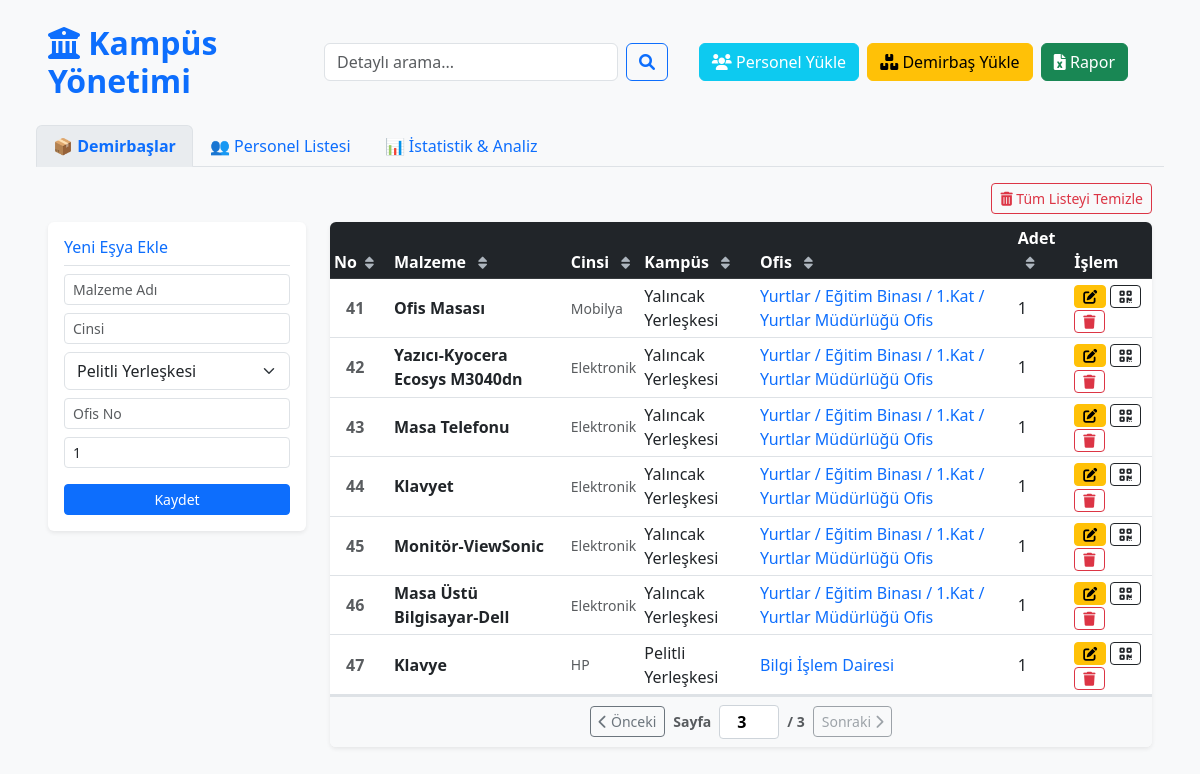
Page /?sayfa_d=3&sayfa_p=1&q=&tab=demirbas on the earlier database version.
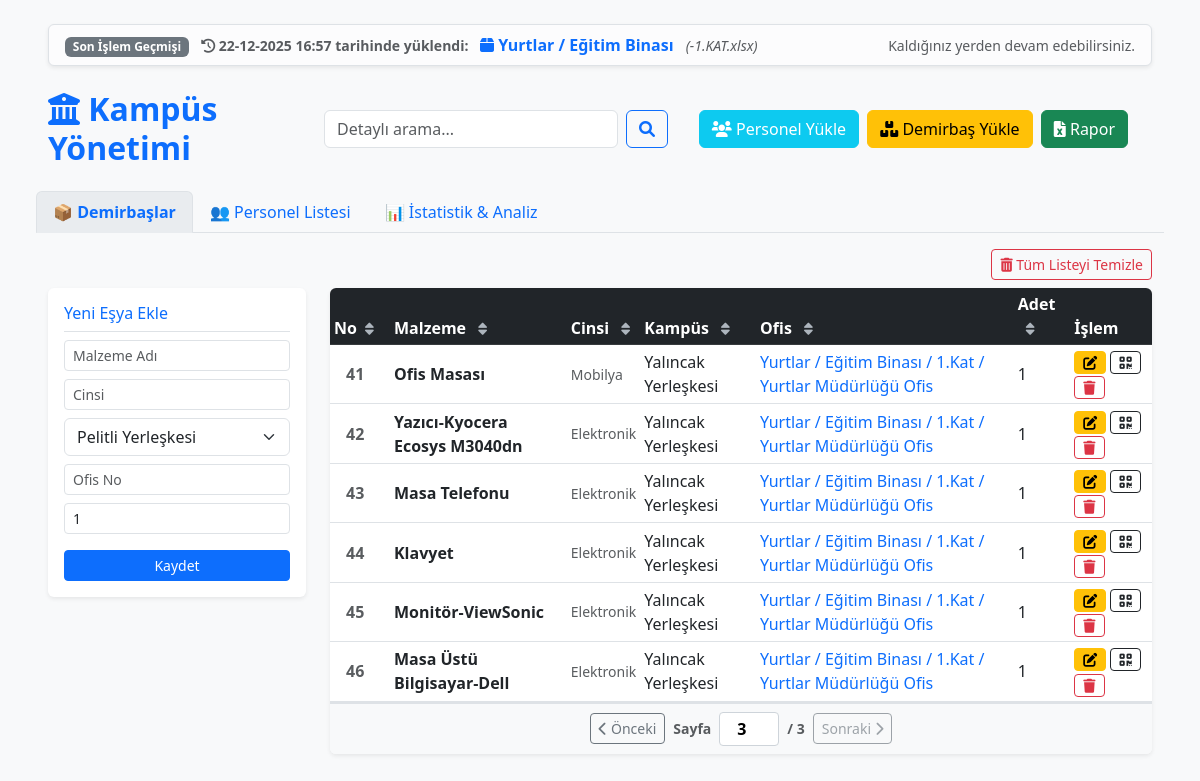
Same page on the later database version.
### tables this page shows
CREATE TABLE demirbaslar (
            id INTEGER PRIMARY KEY AUTOINCREMENT,
            ad TEXT NOT NULL,
            konum TEXT NOT NULL,
            adet INTEGER NOT NULL,
            tarih TEXT NOT NULL
        , personel TEXT, kampus TEXT, cinsi TEXT);

CREATE TABLE yukleme_gecmisi (
            id INTEGER PRIMARY KEY AUTOINCREMENT,
            dosya_adi TEXT,
            hedef_konum TEXT,
            tur TEXT,
            tarih TEXT
        );

### app.py (the view, shortened to what this page needs)
@app.route('/')
def index():
    aktif_tab = request.args.get('tab', 'demirbas')
    arama_terimi = request.args.get('q', '')
    analiz_turu = request.args.get('analiz_turu', 'demirbas')
    ist_malzeme = request.args.get('ist_malzeme', '')
    ist_kampus = request.args.get('ist_kampus', '')
    ist_konum = request.args.get('ist_konum', '')
    ist_p_ad = request.args.get('ist_p_ad', '')
    ist_p_birim = request.args.get('ist_p_birim', '')
    ist_p_kampus = request.args.get('ist_p_kampus', '')
    ist_p_ofis = request.args.get('ist_p_ofis', '')
    sayfa_d = request.args.get('sayfa_d', 1, type=int)
    sayfa_p = request.args.get('sayfa_p', 1, type=int)
    limit = 20
    offset_d = (sayfa_d - 1) * limit
    offset_p = (sayfa_p - 1) * limit
    conn = baglanti_kur()
    cur = conn.cursor()
    d_sql = "SELECT * FROM demirbaslar"
    d_c_sql = "SELECT COUNT(*) FROM demirbaslar"
    d_p = []
    if arama_terimi and aktif_tab == 'demirbas':
        t = f"%{turkce_normalize(arama_terimi)}%"
        f = " WHERE NORMALIZE(ad) LIKE ? OR NORMALIZE(konum) LIKE ? OR NORMALIZE(kampus) LIKE ?"
        d_sql += f; d_c_sql += f; d_p = [t, t, t]
    cur.execute(d_c_sql, d_p)
    total_d = cur.fetchone()[0]
    total_pages_d = (total_d + limit - 1) // limit
    d_sql += " ORDER BY id DESC LIMIT ? OFFSET ?"
    d_p.extend([limit, offset_d])
    cur.execute(d_sql, d_p)
    demirbaslar = cur.fetchall()
    p_sql = "SELECT * FROM personeller"
    p_c_sql = "SELECT COUNT(*) FROM personeller"
    p_p = []
    if arama_terimi and aktif_tab == 'personel':
        t = f"%{turkce_normalize(arama_terimi)}%"
        f = " WHERE NORMALIZE(ad_soyad) LIKE ? OR NORMALIZE(ofis) LIKE ? OR NORMALIZE(birimi) LIKE ?"
        p_sql += f; p_c_sql += f; p_p = [t, t, t]
    cur.execute(p_c_sql, p_p)
    total_p = cur.fetchone()[0]
    total_pages_p = (total_p + limit - 1) // limit
    p_sql += " ORDER BY ofis ASC LIMIT ? OFFSET ?"
    p_p.extend([limit, offset_p])
    cur.execute(p_sql, p_p)
    personeller = cur.fetchall()
    analiz_sonuclari = []
    analiz_toplam = 0
    try:
        cur.execute("SELECT * FROM yukleme_gecmisi ORDER BY id DESC LIMIT 1")
        son_yukleme = cur.fetchone()
    except:
        son_yukleme = None
    conn.close()
    return render_template('index.html',
                           demirbaslar=demirbaslar, personeller=personeller,
                           analiz_sonuclari=analiz_sonuclari, analiz_toplam=analiz_toplam, analiz_turu=analiz_turu,
                           yerleskeler=YERLESKELER, arama_terimi=arama_terimi, aktif_tab=aktif_tab,
                           sayfa_d=sayfa_d, toplam_sayfa_demirbas=total_pages_d,
                           sayfa_p=sayfa_p, toplam_sayfa_personel=total_pages_p,
                           ist_malzeme=ist_malzeme, ist_kampus=ist_kampus, ist_konum=ist_konum,
                           ist_p_ad=ist_p_ad, ist_p_birim=ist_p_birim, ist_p_kampus=ist_p_kampus, ist_p_ofis=ist_p_ofis,
                           son_yukleme=son_yukleme)

### app.py (called while the page is built)
def baglanti_kur():
    conn = sqlite3.connect(DB_NAME)
    conn.row_factory = sqlite3.Row
    conn.create_function("NORMALIZE", 1, turkce_normalize)
    return conn

### templates/index.html (shortened to what the changed rows need)
<!DOCTYPE html>
<html lang="tr">
<head>
    <link href="https://cdn.jsdelivr.net/npm/bootstrap@5.3.0/dist/css/bootstrap.min.css" rel="stylesheet">
    <link rel="stylesheet" href="https://cdnjs.cloudflare.com/ajax/libs/font-awesome/6.0.0/css/all.min.css">
</head>
<body class="bg-light">
<div class="container-fluid px-5 mt-4">
    {% if son_yukleme %}
    <div class="alert alert-light border shadow-sm d-flex align-items-center justify-content-between py-2 mb-4">
        <div>
            <span class="badge bg-secondary me-2">Son İşlem Geçmişi</span>
            <small class="text-muted fw-bold">
                <i class="fas fa-history"></i> {{ son_yukleme.tarih }} tarihinde yüklendi:
            </small>
            <span class="text-primary fw-bold mx-2">
                {% if son_yukleme.tur == 'Demirbaş' %}
                    <i class="fas fa-box"></i> {{ son_yukleme.hedef_konum }}
                {% else %}
                    <i class="fas fa-users"></i> {{ son_yukleme.hedef_konum }}
                {% endif %}
            </span>
            <small class="text-muted fst-italic">({{ son_yukleme.dosya_adi }})</small>
        </div>
        <small class="text-muted">Kaldığınız yerden devam edebilirsiniz.</small>
    </div>
    {% endif %}
    <div class="row align-items-center mb-4">
    <div class="row align-items-center mb-4">
        <div class="col-md-3"><h2 class="text-primary fw-bold mb-0"><i class="fas fa-university"></i> Kampüs Yönetimi</h2></div>
    </div>
    <div class="tab-content" id="myTabContent">
        <div class="tab-pane fade" id="demirbas">
            <div class="row">
                <div class="col-md-9">
                    <div class="card p-0 shadow-sm border-0 overflow-hidden"> <div class="table-responsive-custom">
                            <table class="table table-hover table-sm align-middle mb-0" id="demirbasTablosu">
                                <thead class="table-dark">
                                    <tr>
                                        <th class="sortable" style="width: 60px;" onclick="tabloyuSirala(0)">
                                            No <i class="fas fa-sort small ms-1"></i>
                                        </th>
                                        <th class="sortable" onclick="tabloyuSirala(1)">
                                            Malzeme <i class="fas fa-sort small ms-2"></i>
                                        </th>
                                        <th class="sortable" onclick="tabloyuSirala(2)">
                                            Cinsi <i class="fas fa-sort small ms-2"></i>
                                        </th>
                                        <th class="sortable" onclick="tabloyuSirala(3)">
                                            Kampüs <i class="fas fa-sort small ms-2"></i>
                                        </th>
                                        <th class="sortable" onclick="tabloyuSirala(4)">
                                            Ofis <i class="fas fa-sort small ms-2"></i>
                                        </th>
                                        <th class="sortable" onclick="tabloyuSirala(5)">
                                            Adet <i class="fas fa-sort small ms-2"></i>
                                        </th>
                                        <th>İşlem</th>
                                    </tr>
                                </thead>
                                <tbody>
                                    {% for item in demirbaslar %}
                                    <tr>
                                        <td class="text-muted fw-bold ps-3">{{ loop.index + (sayfa_d - 1) * 20 }}</td>
                                        <td class="fw-bold">{{ item.ad }}</td>
                                        <td class="text-muted small">{{ item.cinsi }}</td>
                                        <td>{{ item.kampus }}</td>
                                        <td class="text-primary">{{ item.konum }}</td>
                                        <td>{{ item.adet }}</td>
                                        <td>
                                            <button class="btn btn-warning btn-sm py-0" data-bs-toggle="modal" data-bs-target="#editDemirbas{{ item.id }}"><i class="fas fa-edit"></i></button>
                                            <a href="/qr-olustur/{{ item.konum }}" target="_blank" class="btn btn-outline-dark btn-sm py-0"><i class="fas fa-qrcode"></i></a>
                                            <a href="/sil-demirbas/{{ item.id }}" class="btn btn-outline-danger btn-sm py-0"><i class="fas fa-trash"></i></a>
                                        </td>
                                    </tr>
                                    {% endfor %}
                                </tbody>
                            </table>
                        </div>
                    </div>
                </div>
            </div>
        </div>
    </div>
</div>
</body>
</html>

Differences in the rows shown:
removed demirbaslar: ad "Klavye", cinsi "HP", kampus "Pelitli Yerleşkesi", konum "Bilgi İşlem Dairesi", adet "1"
added yukleme_gecmisi: tarih "22-12-2025 16:57", hedef_konum "Yurtlar / Eğitim Binası", dosya_adi "-1.KAT.xlsx"
Other differences:
text now shown: "Son İşlem Geçmişi tarihinde yüklendi: ( ) Kaldığınız yerden devam edebilirsiniz."
